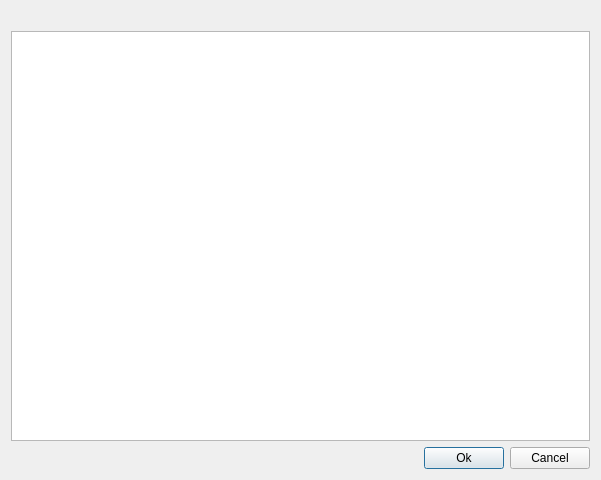
<?xml version="1.0" encoding="UTF-8"?>
<ui version="4.0">
 <class>TextEditor</class>
 <widget class="QDialog" name="TextEditor">
  <property name="geometry">
   <rect>
    <x>0</x>
    <y>0</y>
    <width>601</width>
    <height>480</height>
   </rect>
  </property>
  <property name="windowTitle">
   <string>Text editor</string>
  </property>
  <layout class="QVBoxLayout" name="verticalLayout">
   <item>
    <widget class="QLabel" name="info">
     <property name="text">
      <string/>
     </property>
     <property name="wordWrap">
      <bool>false</bool>
     </property>
    </widget>
   </item>
   <item>
    <widget class="QTextEdit" name="content"/>
   </item>
   <item>
    <layout class="QHBoxLayout">
     <item>
      <widget class="QLabel" name="cursorPosition">
       <property name="text">
        <string/>
       </property>
       <property name="wordWrap">
        <bool>false</bool>
       </property>
      </widget>
     </item>
     <item>
      <spacer name="spacer1">
       <property name="orientation">
        <enum>Qt::Horizontal</enum>
       </property>
       <property name="sizeType">
        <enum>QSizePolicy::Expanding</enum>
       </property>
       <property name="sizeHint" stdset="0">
        <size>
         <width>350</width>
         <height>20</height>
        </size>
       </property>
      </spacer>
     </item>
     <item>
      <widget class="QPushButton" name="btnOk">
       <property name="text">
        <string>Ok</string>
       </property>
      </widget>
     </item>
     <item>
      <widget class="QPushButton" name="btnCancel">
       <property name="text">
        <string>Cancel</string>
       </property>
      </widget>
     </item>
    </layout>
   </item>
  </layout>
 </widget>
 <layoutdefault spacing="6" margin="11"/>
 <pixmapfunction>qPixmapFromMimeSource</pixmapfunction>
 <resources/>
 <connections>
  <connection>
   <sender>btnOk</sender>
   <signal>clicked()</signal>
   <receiver>TextEditor</receiver>
   <slot>accept()</slot>
   <hints>
    <hint type="sourcelabel">
     <x>20</x>
     <y>20</y>
    </hint>
    <hint type="destinationlabel">
     <x>20</x>
     <y>20</y>
    </hint>
   </hints>
  </connection>
  <connection>
   <sender>btnCancel</sender>
   <signal>clicked()</signal>
   <receiver>TextEditor</receiver>
   <slot>reject()</slot>
   <hints>
    <hint type="sourcelabel">
     <x>20</x>
     <y>20</y>
    </hint>
    <hint type="destinationlabel">
     <x>20</x>
     <y>20</y>
    </hint>
   </hints>
  </connection>
 </connections>
</ui>
